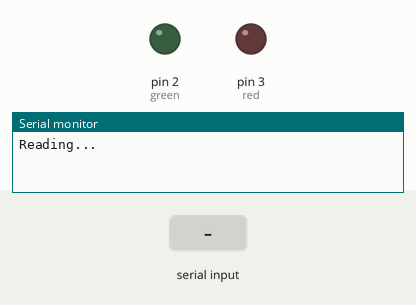
Bench run of a sketch on a simulated Arduino Uno, built with avr-gcc and run on an emulated ATmega328P. On the bench: output pins drawn as LEDs (lit = HIGH), the last lines printed to the serial monitor. The inputs (shaded band) are chosen by the test bench.

Above: at 3.2 s.
3.3 s: "K" received over the second serial link
At 3.6 s:
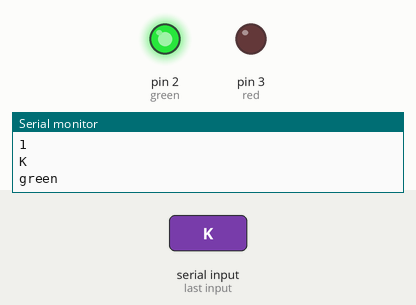
5.8 s: "1" received over the second serial link
At 6.6 s:
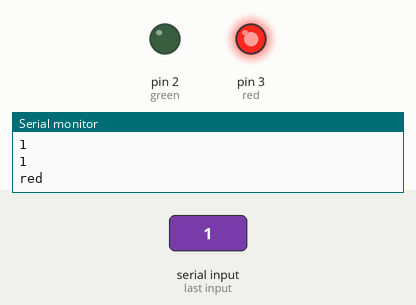
Timing chart, 0 to 8.8 s (numbered marks = the images above; inputs shaded):
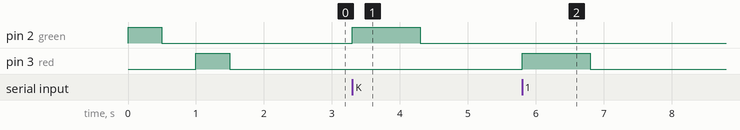

Measured:
- after the input at 3.3 s, pin 2 (green): LOW → HIGH at once, → LOW 1.0 s later
- after the input at 5.8 s, pin 3 (red): LOW → HIGH at once, → LOW 1.0 s later

The sketch:

Arduino_recieves_OK.ino
```cpp
/*/
 * Test if hardware serial ports of Arduino are working
 * alternating 'O' and 'K'
 */

#include<SoftwareSerial.h>

SoftwareSerial s(9,10); //rx tx
void setup() {
  pinMode(2,OUTPUT); //green
  pinMode(3,OUTPUT); //red
  Serial.begin(115200);
  s.begin(9600);
  digitalWrite(2, HIGH);
    delay(500);
    digitalWrite(2, LOW);
     delay(500);
     digitalWrite(3, HIGH);
     delay(500);
     digitalWrite(3, LOW);
     delay(500);
}

void loop() {
  char txt;
  Serial.println("Reading...");
  while(!s.available()){}
  txt = s.read();
  Serial.println(sizeof(txt));
  if(txt == 'K'){
    Serial.println(txt);
    Serial.println("green");
    digitalWrite(2, HIGH);
    delay(1000);
    digitalWrite(2, LOW);
     delay(1000);
  }
  else if(txt == 0){
    Serial.println("Null");
  }
  else{

    Serial.println(txt);
     Serial.println("red");
     digitalWrite(3, HIGH);
     delay(1000);
     digitalWrite(3, LOW);
     delay(1000);
  }


}
```
